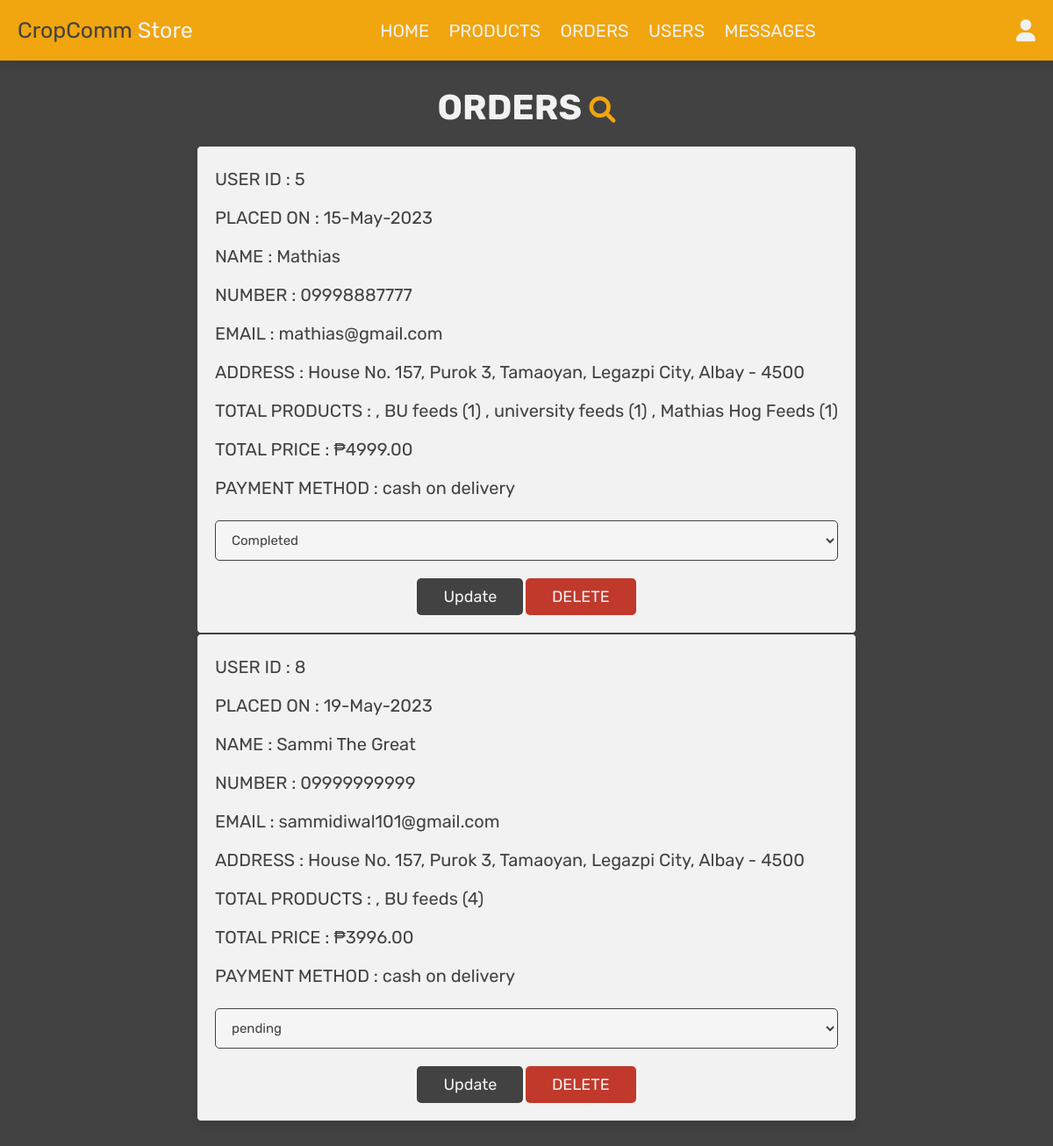
/admin_orders.php (signed in), run on the app's committed database.
### tables this page shows
CREATE TABLE `orders` (
  `id` int(11) NOT NULL,
  `user_id` int(11) NOT NULL,
  `name` varchar(100) NOT NULL,
  `number` varchar(12) NOT NULL,
  `email` varchar(100) NOT NULL,
  `method` varchar(50) NOT NULL,
  `address` varchar(500) NOT NULL,
  `total_products` varchar(1000) NOT NULL,
  `total_price` int(11) NOT NULL,
  `placed_on` varchar(50) NOT NULL,
  `payment_status` varchar(20) NOT NULL DEFAULT 'pending'
);

### admin_orders.php (the view, shortened to what this page needs)
<?php
include 'config.php';
?>
<!DOCTYPE html>
<html lang="en">
<head>
   <link rel="stylesheet" href="https://cdnjs.cloudflare.com/ajax/libs/font-awesome/6.0.0/css/all.min.css">
   <link rel="stylesheet" href="css/adminstyle.css">
</head>
<body>
<?php include 'admin_header.php'; ?>
<section class="orders">
   <h1 class="title">Orders <a href="admin_search.php" class="fas fa-search"></a></h1>
   <div class="box-container">
      <?php
      $select_orders = mysqli_query($conn, "SELECT * FROM `orders`") or die('Query failed!');
      if(mysqli_num_rows($select_orders) > 0){
         while($fetch_orders = mysqli_fetch_assoc($select_orders)){
      ?>
      <div class="box">
         <p> USER ID : <span><?php echo $fetch_orders['user_id']; ?></span> </p>
         <p> PLACED ON : <span><?php echo $fetch_orders['placed_on']; ?></span> </p>
         <p> NAME : <span><?php echo $fetch_orders['name']; ?></span> </p>
         <p> NUMBER : <span><?php echo $fetch_orders['number']; ?></span> </p>
         <p> EMAIL : <span><?php echo $fetch_orders['email']; ?></span> </p>
         <p> ADDRESS : <span><?php echo $fetch_orders['address']; ?></span> </p>
         <p> TOTAL PRODUCTS : <span><?php echo $fetch_orders['total_products']; ?></span> </p>
         <p> TOTAL PRICE : <span>₱<?php echo $fetch_orders['total_price']; ?>.00</span> </p>
         <p> PAYMENT METHOD : <span><?php echo $fetch_orders['method']; ?></span> </p>
         <form action="" method="post">
            <select name="update_payment">
               <option value="  "selected disabled> <?php echo $fetch_orders['payment_status']; ?> </option>
            </select>
            <input type="submit" value="update" name="update_order" class="option-btn">
            <a href="admin_orders.php?delete=<?php echo $fetch_orders['id']; ?>" onclick="return CONFIRM('delete this order?');" class="delete-btn">DELETE</a>
         </form>
      </div>
      <?php
         }
      }else{
         echo '<p class="empty">No Orders Placed Yet!</p>';
      }
      ?>
   </div>
</section>
</body>
</html>

### css/adminstyle.css (style rules this page uses)
:root { --pink:#ea0f8f; --blue:#2a0475; --purple:#8e44ad; --red:#c0392b; --orange:#f1a50f; --black:#424242; --white:#f2f2f2; --gray: #6a6c70; --light-gray :#8a8d93; --light-color:#616161; --light-white:#ccc; --light-bg:#f5f5f5; --box-shadow:.5rem .5rem 0 #53bbd2; --border:.2rem solid var(--light-color); --border:.1rem solid var(--black); --box-shadow:0 .5rem 1rem 0 rgba(0, 0, 0,.1); }
* { font-family: 'Rubik', sans-serif; margin:0; padding:0; box-sizing: border-box; outline: none; border:none; text-decoration: none; }
p { line-height: 1.7; }
i, span, strong { display: inline-block; }
input { outline: none; }
html { font-size: 62.5%; overflow-x: hidden; }
body { background-color: var(--black); position: relative; }
section { padding:3rem 2rem; }
.title { text-align: center; margin-bottom: 2rem; text-transform: uppercase; color:var(--white); font-size: 4rem; }
.btn, .option-btn, .delete-btn, .white-btn { display: inline-block; margin-top: 1rem; padding:1rem 3rem; cursor: pointer; color:var(--white); font-size: 1.8rem; border-radius: .5rem; text-transform: capitalize; }
.option-btn { background-color: var(--black); }
.delete-btn { background-color: var(--red); }
.orders .box-container { display: table; grid-template-columns: repeat(auto-fit, 25rem); justify-content: center; gap:1.5rem; max-width: 1200px; margin:0 auto; align-items: flex-start; }
.orders .box-container .box { background-color: var(--white); padding:2rem; border:var(--border); box-shadow: var(--box-shadow); border-radius: .5rem; }
.orders .box-container .box p { padding-bottom: 1rem; font-size: 2rem; color:var(--black); }
.orders .box-container .box p span { color:var(--black); }
.orders .box-container .box form { text-align: center; }
.orders .box-container .box form select { border-radius: .5rem; margin:1rem 0; width: 100%; background-color: var(--light-bg); border:var(--border); padding:1.2rem 1.4rem; font-size: 1.5rem; color:var(--black); }
.orders h1 a { margin: auto; font-size: 3rem; cursor: pointer; color:var(--orange); text-align: center; }

### data on the page
orders: user "5", placed_on "15-May-2023", name "Mathias", number "09998887777", email "mathias@gmail.com", address "House No. 157, Purok 3, Tamaoyan, Legazpi City, Albay - 4500", total_products ", BU feeds (1) , university feeds (1) , Mathias Hog Feeds (1)", total_price "4999", method "cash on delivery", update_payment "Completed"
orders: user "8", placed_on "19-May-2023", name "Sammi The Great", number "09999999999", email "sammidiwal101@gmail.com", address "House No. 157, Purok 3, Tamaoyan, Legazpi City, Albay - 4500", total_products ", BU feeds (4)", total_price "3996", method "cash on delivery", update_payment "pending"
